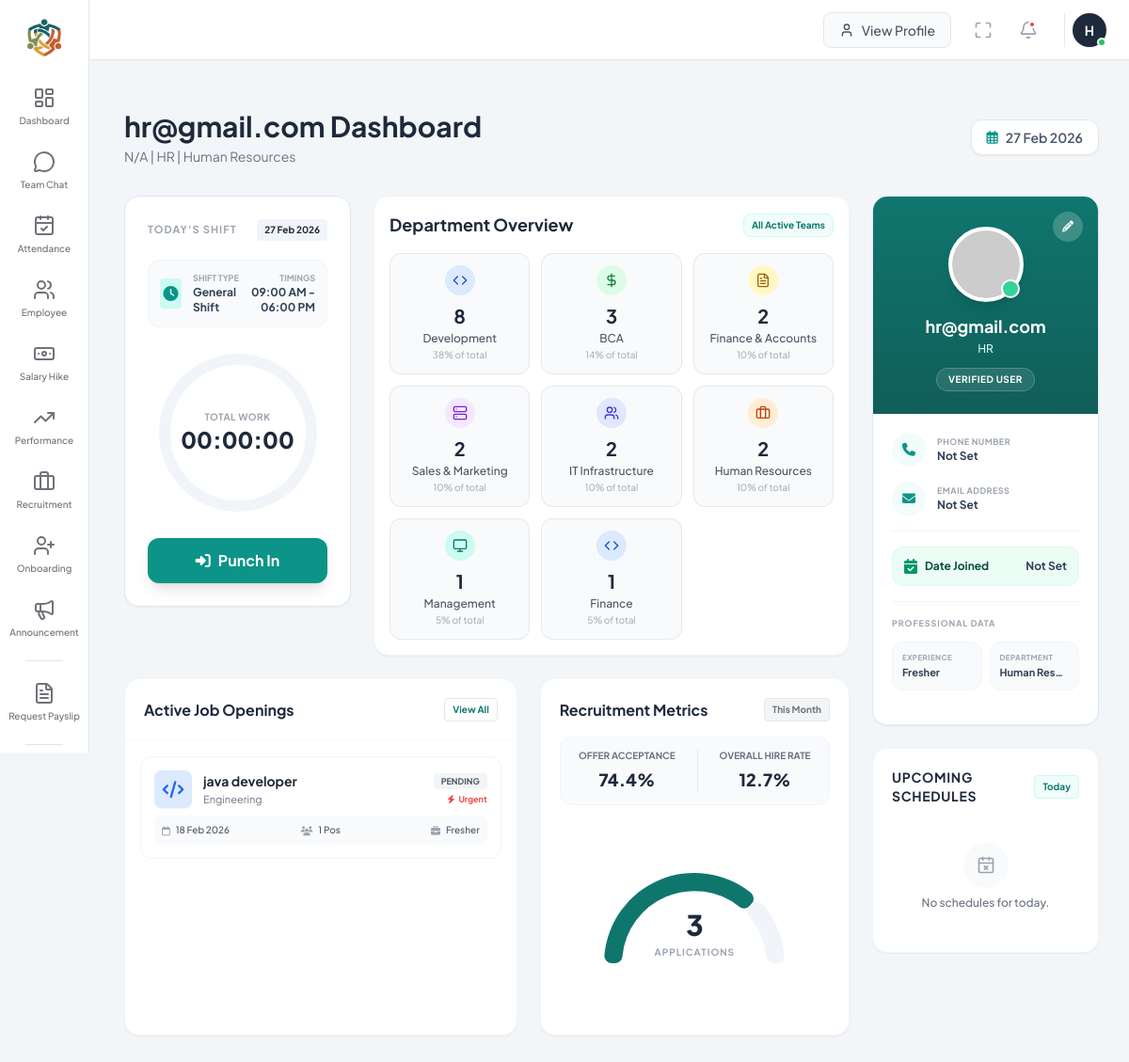
Screenshot of /HR_executive/HR_executive_dashboard.php (signed in) with the database file from the repository.
### tables this page shows
CREATE TABLE `users` (
  `id` int(11) NOT NULL,
  `name` varchar(100) DEFAULT NULL,
  `employee_id` varchar(20) DEFAULT NULL,
  `department` varchar(100) DEFAULT NULL,
  `username` varchar(100) NOT NULL,
  `email` varchar(255) DEFAULT NULL,
  `password` varchar(255) NOT NULL,
  `role` enum('System Admin','HR','Manager','Team Lead','Employee','Sales','Digital Marketing','IT Admin','IT Executive','HR Executive','CFO','Accounts') NOT NULL,
  `last_password_change` timestamp NULL DEFAULT NULL
);

CREATE TABLE `hiring_requests` (
  `id` int(11) NOT NULL,
  `manager_id` int(11) NOT NULL,
  `job_title` varchar(100) NOT NULL,
  `department` varchar(100) NOT NULL,
  `vacancy_count` int(11) NOT NULL DEFAULT 1,
  `experience_required` varchar(100) NOT NULL,
  `skills_required` text NOT NULL,
  `job_description` text NOT NULL,
  `priority` enum('High','Medium','Low') DEFAULT 'Medium',
  `status` enum('Pending','Approved','In Progress','Fulfilled','Rejected') DEFAULT 'Pending',
  `created_at` timestamp NULL DEFAULT current_timestamp()
);

### HR_executive/HR_executive_dashboard.php (the view, shortened to what the rows shown need)
<?php
require_once '../include/db_connect.php';
$current_user_id = $_SESSION['user_id'];
$employee_name = "HR Executive";
$employee_role = "Human Resources";
$emp_id_code = "N/A";
$department = "Human Resources";
$profile_img = "https://ui-avatars.com/api/?name=HR+Executive&background=random";
$sql_profile = "SELECT ep.full_name, ep.profile_img, ep.designation, ep.emp_id_code, ep.department,
                ep.phone, ep.email, ep.joining_date, ep.experience_label, ep.emergency_contacts,
                u.username, u.email as u_email, u.role
                FROM users u
                LEFT JOIN employee_profiles ep ON u.id = ep.user_id
                WHERE u.id = ?";
$stmt_profile = mysqli_prepare($conn, $sql_profile);
mysqli_stmt_bind_param($stmt_profile, "i", $current_user_id);
mysqli_stmt_execute($stmt_profile);
$profile_res = mysqli_stmt_get_result($stmt_profile);
if ($profile = mysqli_fetch_assoc($profile_res)) {
    $employee_name = $profile['full_name'] ?? $profile['username'] ?? 'HR Executive';
    $employee_role = $profile['designation'] ?? $profile['role'] ?? 'Human Resources';
    $emp_id_code = $profile['emp_id_code'] ?? 'N/A';
    $department = $profile['department'] ?? 'Human Resources';
    $profile_img = "https://ui-avatars.com/api/?name=" . urlencode($employee_name) . "&background=0d9488&color=fff&size=128&bold=true";
}
$jobs_cond = "";
$jobs_query = "SELECT hr.*, u.name as requested_by
               FROM hiring_requests hr
               LEFT JOIN users u ON hr.manager_id = u.id
               $jobs_cond
               ORDER BY hr.created_at DESC LIMIT 5";
$jobs_res = mysqli_query($conn, $jobs_query);
include '../header.php';
?>
<!DOCTYPE html>
<html lang="en">
<head>
    <link rel="stylesheet" href="https://cdnjs.cloudflare.com/ajax/libs/font-awesome/6.4.0/css/all.min.css">
    <script src="https://cdn.tailwindcss.com"></script>
</head>
<body class="min-h-screen">
<main>
    <div class="p-8 max-w-[1600px] mx-auto">
        <div class="flex flex-col lg:flex-row justify-between items-start lg:items-center mb-8 gap-4">
            <div>
                <h1 class="text-3xl font-bold text-slate-800"><?= htmlspecialchars($employee_name) ?> Dashboard</h1>
                <p class="text-sm text-gray-500 mt-1">
                    <?= htmlspecialchars($emp_id_code) ?> |
                    <?= htmlspecialchars($employee_role) ?> |
                    <?= htmlspecialchars($department) ?>
                </p>
            </div>
        </div>
        <div class="grid grid-cols-1 lg:grid-cols-12 gap-6 items-start">
            <div class="col-span-1 lg:col-span-9 flex flex-col gap-6">
                <div class="grid grid-cols-1 lg:grid-cols-9 gap-6">
                    <div class="lg:col-span-5 bg-white rounded-2xl border border-gray-100 shadow-sm flex flex-col h-[380px]">
                        <div class="overflow-y-auto flex-grow custom-scroll p-4 space-y-3">
                            <?php if($jobs_res && mysqli_num_rows($jobs_res) > 0): ?>
                                <?php while($row = mysqli_fetch_assoc($jobs_res)):
                                    $j_dept = strtolower($row['department']);
                                    $j_icon = 'fa-briefcase'; $j_icon_bg = 'bg-gray-100 text-gray-600';
                                    if(strpos($j_dept, 'dev') !== false || strpos($j_dept, 'eng') !== false) { $j_icon = 'fa-code'; $j_icon_bg = 'bg-blue-100 text-blue-600'; }
                                    elseif(strpos($j_dept, 'sale') !== false || strpos($j_dept, 'market') !== false) { $j_icon = 'fa-chart-line'; $j_icon_bg = 'bg-green-100 text-green-600'; }
                                    elseif(strpos($j_dept, 'hr') !== false || strpos($j_dept, 'human') !== false) { $j_icon = 'fa-users'; $j_icon_bg = 'bg-purple-100 text-purple-600'; }
                                    elseif(strpos($j_dept, 'acc') !== false || strpos($j_dept, 'fin') !== false) { $j_icon = 'fa-file-invoice-dollar'; $j_icon_bg = 'bg-yellow-100 text-yellow-600'; }
                                    $j_status_bg = 'bg-gray-100 text-gray-600';
                                ?>
                                <div class="border border-gray-100 rounded-xl p-3.5 hover:shadow-md transition bg-white group">
                                    <div class="flex items-center gap-3 mb-2">
                                        <div class="w-10 h-10 <?= $j_icon_bg ?> rounded-lg flex items-center justify-center text-lg shadow-sm shrink-0">
                                            <i class="fa-solid <?= $j_icon ?>"></i>
                                        </div>
                                        <div class="flex-grow min-w-0">
                                            <h3 class="font-bold text-gray-800 text-sm truncate" title="<?= htmlspecialchars($row['job_title']) ?>"><?= htmlspecialchars($row['job_title']) ?></h3>
                                            <p class="text-[11px] text-gray-500 truncate mt-0.5"><?= htmlspecialchars($row['department']) ?></p>
                                        </div>
                                        <div class="text-right shrink-0">
                                            <span class="px-2 py-0.5 text-[9px] font-bold uppercase rounded <?= $j_status_bg ?> block text-center">
                                                <?= htmlspecialchars($row['status']) ?>
                                            </span>
                                            <?php if($row['priority'] == 'High'): ?>
                                                <span class="text-[9px] font-bold text-red-500 mt-1 flex items-center justify-end gap-1"><i class="fa-solid fa-bolt"></i> Urgent</span>
                                            <?php endif; ?>
                                        </div>
                                    </div>
                                    <div class="grid grid-cols-3 gap-2 text-[10px] text-gray-600 bg-gray-50 p-2 rounded-lg mt-2">
                                        <div class="flex items-center gap-1.5 truncate" title="Created On">
                                            <i class="fa-regular fa-calendar text-gray-400"></i>
                                            <span class="truncate font-medium"><?= !empty($row['created_at']) ? date('d M Y', strtotime($row['created_at'])) : 'N/A' ?></span>
                                        </div>
                                        <div class="flex items-center gap-1.5 truncate justify-center" title="Vacancies">
                                            <i class="fa-solid fa-users text-gray-400"></i>
                                            <span class="font-medium"><?= $row['vacancy_count'] ?> Pos</span>
                                        </div>
                                        <div class="flex items-center gap-1.5 truncate justify-end" title="Experience">
                                            <i class="fa-solid fa-briefcase text-gray-400"></i>
                                            <span class="truncate font-medium"><?= htmlspecialchars($row['experience_required']) ?></span>
                                        </div>
                                    </div>
                                </div>
                                <?php endwhile; ?>
                            <?php endif; ?>
                        </div>
                    </div>
                </div>
            </div>
            <div class="col-span-1 lg:col-span-3 flex flex-col gap-6">
                <div class="card overflow-hidden h-fit border-0 shadow-sm ring-1 ring-gray-200">
                    <div class="bg-gradient-to-b from-teal-700 to-teal-800 p-6 flex flex-col items-center text-center relative">
                        <div class="absolute top-4 right-4 flex gap-2">
                            <button class="w-8 h-8 rounded-full bg-white/20 hover:bg-white/30 text-white flex items-center justify-center transition backdrop-blur-sm" title="Edit Profile">
                            </button>
                        </div>
                        <div class="relative mb-3 mt-2">
                            <img src="<?php echo $profile_img; ?>" class="w-20 h-20 rounded-full border-4 border-white shadow-lg object-cover bg-white">
                            <div class="absolute bottom-1 right-1 w-5 h-5 bg-emerald-400 border-2 border-white rounded-full"></div>
                        </div>
                        <h2 class="text-white font-bold text-lg"><?php echo htmlspecialchars($employee_name); ?></h2>
                        <p class="text-teal-100 text-xs font-medium mt-0.5 mb-3"><?php echo htmlspecialchars($employee_role); ?></p>
                        <span class="bg-white/10 border border-white/20 text-white text-[10px] px-3 py-1 rounded-full font-bold tracking-wider uppercase">Verified User</span>
                    </div>
                </div>
            </div>
        </div>
    </div>
</main>
</body>
</html>

### rows the page displays
users: username "hr@gmail.com", role "HR"
hiring_requests: job_title "java developer", department "Engineering", status "PENDING", priority "High" (drawn), created_at "18 Feb 2026", vacancy_count "1", experience_required "Fresher"

### other values shown
$item['name'] "Dashboard"
$item['name'] "Team Chat"
$item['name'] "Attendance"
$item['name'] "Employee"
$item['name'] "Salary Hike"
$item['name'] "Performance"
$item['name'] "Recruitment"
$item['name'] "Onboarding"
$item['name'] "Announcement"
$item['name'] "Request Payslip"
substr($display_name, 0, 1) "H"
$emp_id_code "N/A"
$department "Human Resources"
$shift_name "General Shift"
$shift_timings "09:00 AM - 06:00 PM"
